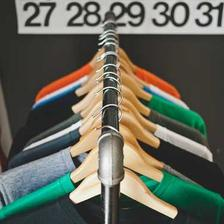
#> input picture assets/photos/p0001.jpg, 224 x 224 px; its folder holds only this picture in this run
$ python e_bootstrap.py
#> lines starting #> are read from the running program, lines starting #| are printed output that depends on the picture
"""M4/M3 resolution: randomized-subset bootstrap of the matched-quality saving.

Instead of one deterministic N-tile subset, draw K random subsets of size N from the
full pool and report the atlas-vs-individual saving as median + 95% bootstrap CI. Turns
Table 1's point estimates into distributions and shows the tile-size crossover is not a
single-subset artifact. Runs the photo size sweep (56/112/224 px) for JPEG and WebP, the
cells where the crossover and the WebP sign change live.
"""
import io, json, math, hashlib, random
from pathlib import Path
import numpy as np
from PIL import Image
import static_study as ss

ROOT = Path(__file__).resolve().parent.parent
OUT = ROOT / "results" / "static" / "e_bootstrap"; OUT.mkdir(parents=True, exist_ok=True)
K = 20   # random subsets per cell


def enc(arr, codec, q):
    b = io.BytesIO()
    if codec == "jpeg":
        Image.fromarray(arr).save(b, "JPEG", quality=q, optimize=True)
    else:
        Image.fromarray(arr).save(b, "WEBP", quality=q, method=6)
    return b.getvalue()


def grid(tiles):
    n = len(tiles); th, tw, _ = tiles[0].shape
    cols = math.ceil(math.sqrt(n)); rows = math.ceil(n / cols)
    a = np.full((rows * th, cols * tw, 3), 255, np.uint8); coords = []
    for i, t in enumerate(tiles):
        r, c = divmod(i, cols); a[r*th:(r+1)*th, c*tw:(c+1)*tw] = t; coords.append((c*tw, r*th))
    return a, coords


def matched_saving(tiles, codec, target=0.97):
    th, tw, _ = tiles[0].shape
    pa, pi = [], []
    for q in (35, 50, 65, 80, 90):
        atlas, coords = grid(tiles)
        ba = enc(atlas, codec, q)
        dec = np.asarray(Image.open(io.BytesIO(ba)).convert("RGB"))
        sa = np.mean([ss.ssim(t, dec[y:y+th, x:x+tw]) for t, (x, y) in zip(tiles, coords)])
        bi, si = 0, []
        for t in tiles:
            bt = enc(t, codec, q); bi += len(bt)
            si.append(ss.ssim(t, np.asarray(Image.open(io.BytesIO(bt)).convert("RGB"))))
        pa.append((float(sa), len(ba))); pi.append((float(np.mean(si)), bi))

    def at(p):
        p = sorted(p); xs = [a[0] for a in p]; ys = [np.log(a[1]) for a in p]
        return float(np.exp(np.interp(target, xs, ys))) if xs[0] <= target <= xs[-1] else None
    a, i = at(pa), at(pi)
    return 100 * (1 - a / i) if a and i else None


def load_pool(cls, size):
#> called with size = 56
    pool = []
    seen = set()
    for f in sorted((ROOT / "assets" / cls).iterdir()):
        im = Image.open(f).convert("RGB")
#> im is the input picture: PIL image 224x224 RGB; mean R, G, B 99.6, 102.3, 90.5
        if size != im.width:
            im = im.resize((size, size), Image.LANCZOS)
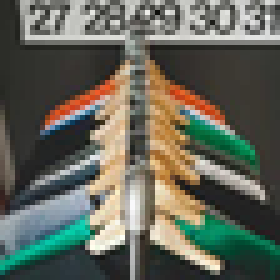
#> im: PIL image 56x56 RGB (shown 5 times larger); mean R, G, B 99.5, 102.1, 90.3
        a = np.asarray(im)
        k = hashlib.md5(a.tobytes()).hexdigest()
#> k = '504a4cf6429b851d10f065456fc4c62e'
        if k not in seen:
            seen.add(k); pool.append(a)
    return pool


rows = []
rng = random.Random(7)
for size in (56, 112, 224):
    pool = load_pool("photos", size)
#> pool = 1 item
    for N in (50, 200):
        for codec in ("jpeg", "webp"):
            savings = []
            for _ in range(K):
#> (the run stopped early here; a loop or call above may not have finished)

$ run again, on assets/photos/p0005.jpg
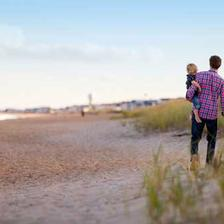
#> input picture assets/photos/p0005.jpg, 224 x 224 px
#> in load_pool, im is the input picture: PIL image 224x224 RGB; mean R, G, B 176.7, 171.8, 171.4
#> in load_pool, `im = im.resize((size, size), Image.LANCZOS)`:
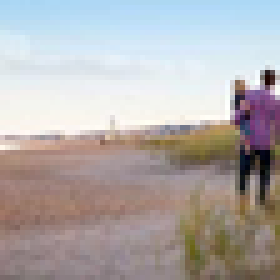
#> im: PIL image 56x56 RGB (shown 5 times larger); mean R, G, B 176.7, 171.8, 171.4
#> k = '67929cad2489998378720b8792983cd9'
#> pool = 1 item

$ run again, on assets/photos/p0009.jpg
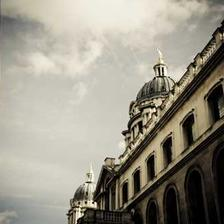
#> input picture assets/photos/p0009.jpg, 224 x 224 px
#> in load_pool, im is the input picture: PIL image 224x224 RGB; mean R, G, B 153.4, 149, 135.7
#> in load_pool, `im = im.resize((size, size), Image.LANCZOS)`:
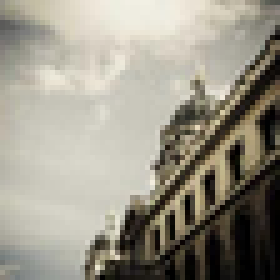
#> im: PIL image 56x56 RGB (shown 5 times larger); mean R, G, B 153.4, 149, 135.7
#> k = '1ec64d30331f65166a7f0617097b99cf'
#> pool = 1 item
